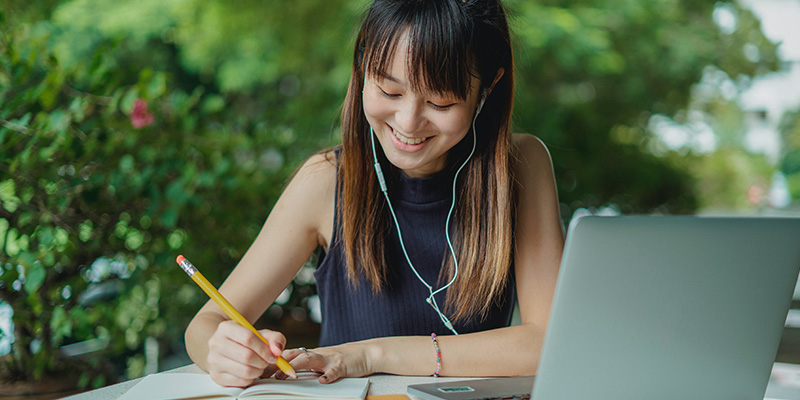
//> input picture Simple_Canny/RBE/0.png, 800 x 400 px
$ ./main   (built with g++ and OpenCV 4)
//> lines starting //> are read from the running program, lines starting //| are printed output that depends on the picture
//> further down, img is the input picture: 400 rows x 800 cols, CV_8UC3; mean B, G, R 77.2, 103.5, 89.4
#include <stdio.h>
#include <Windows.h>
#include "OpenCV\InitOpenCV.h"

void onGray(Mat& img)
{
	for (int x = 0; x < img.cols; x++)
	{
		for (int y = 0;  y < img.rows ; y++)
		{
			float p = img.at<Vec3b>(y, x)[0] + img.at<Vec3b>(y, x)[1] + img.at<Vec3b>(y, x)[2];
			p /= 3.0f;
			img.at<Vec3b>(y, x)[0] = p;
			img.at<Vec3b>(y, x)[1] = p;
			img.at<Vec3b>(y, x)[2] = p;
		}
	}
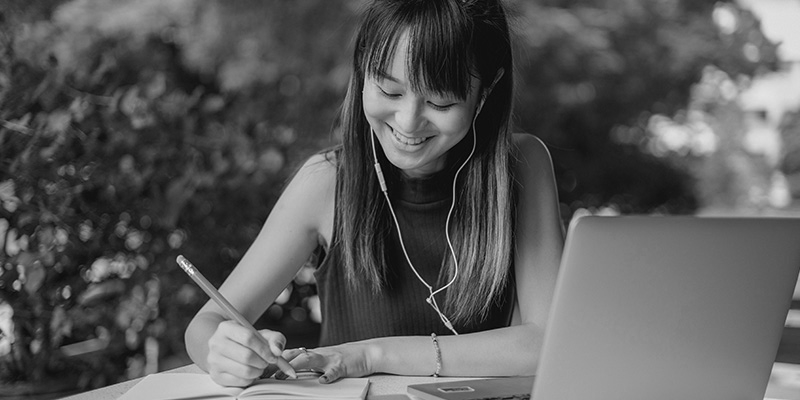
//> img: 400 rows x 800 cols, CV_8UC3; min 0, max 255, mean 89.7
}

// [103 lines left out: functions onDivX, onCanny, onMeanFilter, not called in this run]

Mat onMeanFilter1(Mat& img, float Thr1)
{
//> called with Thr1 = 3
	Mat tMap = img.clone();
	int k = Thr1;
	int ker = k * 2 + 1;

	for (int x = k;x < (img.cols - k);x = x +ker)
	{
		for (int y = k; y < (img.rows - k);y = y +ker)
		{
			float result = 0.0f;

			for (int dx = -k; dx <= k;dx++)
			{
				for (int dy = -k; dy <= k;dy++)
				{
					int xx = dx + x;
					int yy = dy + y;

					result += tMap.at<Vec3b>(yy, xx)[0];

				}
			}
			result /= (ker * ker);

			for (int dx = -k; dx <= k;dx++)
			{
				for (int dy = -k; dy <= k;dy++)
				{
					int xx = dx + x;
					int yy = dy + y;

					tMap.at<Vec3b>(yy, xx)[0] = result;
					tMap.at<Vec3b>(yy, xx)[1] = result;
					tMap.at<Vec3b>(yy, xx)[2] = result;
				}
			}

		}
	}
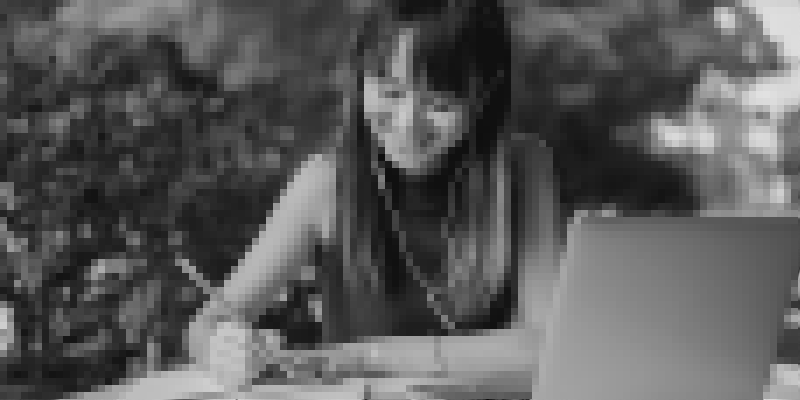
//> tMap: 400 rows x 800 cols, CV_8UC3; min 12, max 225, mean 89.2
	return tMap;
}

int main()
{

	Mat img = imread("0.png");
	onGray(img);
	//Mat t = onCanny(img, 180, 200);
	Mat t = onMeanFilter1(img, 3);
	/*imshow("img", img);
	imshow("img", t-img);*/
	imshow("img", t);
	cvWaitKey(10000000);


	return 0;
}
